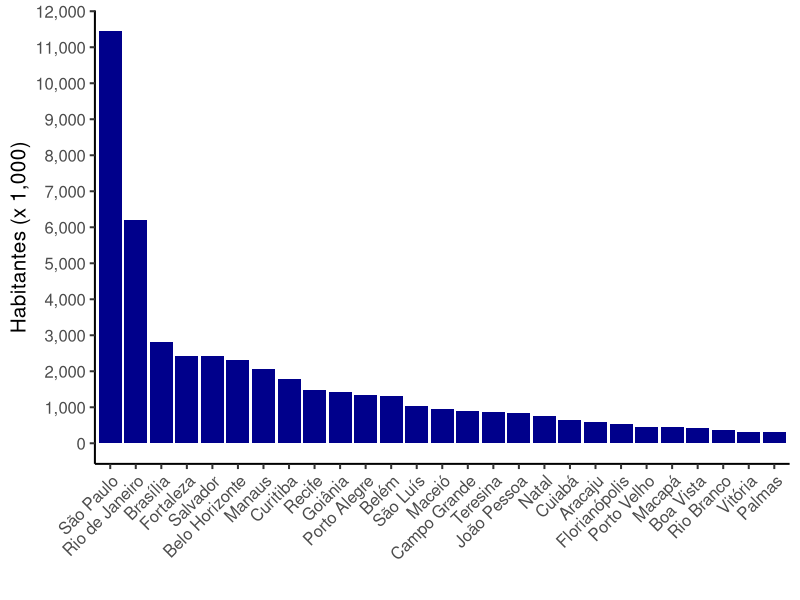
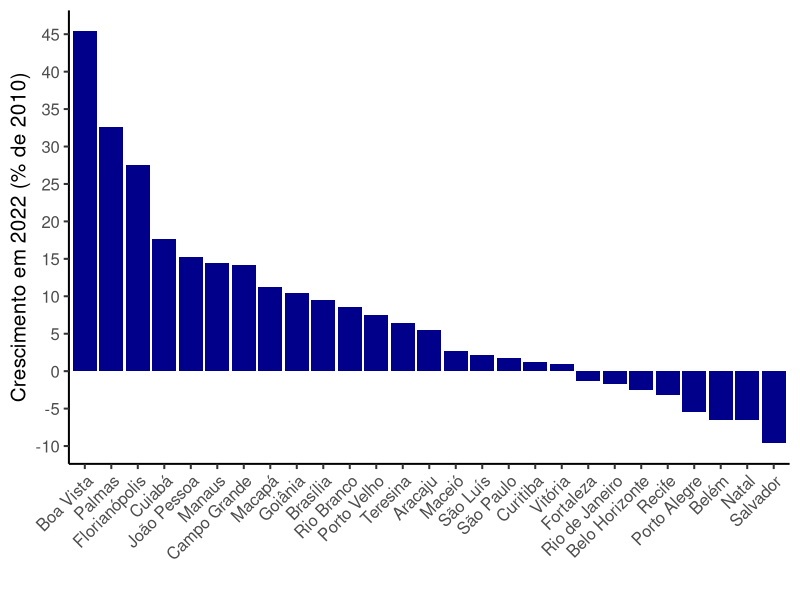
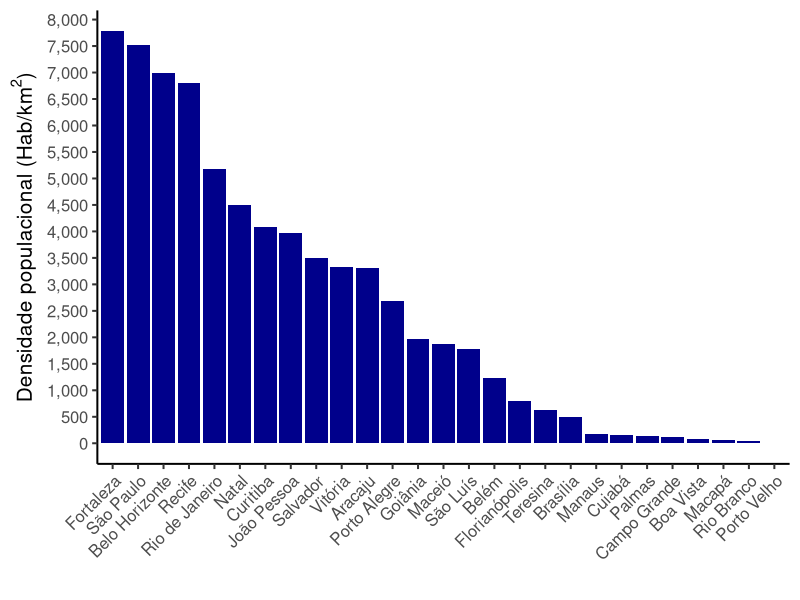

These charts were generated, in order, by the following R code:
## ---- chunk 1
knitr::opts_chunk$set(echo = TRUE, message=FALSE,
                      fig.align = 'center', fig.width = 10, fig.height = 5)
## ---- chunk 2
library(tidyverse)
## ---- chunk 3
munibge <- read_csv('dados/municipios_ibge2022.csv', col_types = cols(uf_cod = 'c'))
munibge
## ---- chunk 4
dim(munibge) # Dimensões da tabela
glimpse(munibge) # Descrição dos atributos (colunas)
## ---- chunk 5
munibge %>% 
  distinct(uf) %>% 
  count()
## ---- chunk 6
munibge %>% 
  distinct(municipio) %>% 
  count() 
## ---- chunk 7
munibge %>% 
  select(municipio_cod) %>% 
  count()
## ---- chunk 8
munibge %>% 
  count(municipio) %>% 
  arrange(desc(n))
## ---- chunk 9
acre <- munibge %>% 
  filter(uf == 'AC')
## ---- chunk 10
acre %>% arrange(populacao_2022)
acre %>% arrange(desc(populacao_2022))
## ---- chunk 11
acre %>% 
  summarise(populacao_total = sum(populacao_2022))
## ---- chunk 12
acre %>% 
  summarise(populacao_total = sum(populacao_2022),
            populacao_media = mean(populacao_2022))
## ---- chunk 13
acre %>% 
  summarise(across(c(area_km2, populacao_2010, populacao_2022, domicilios_2022), ~sum(.)))
## ---- chunk 14
acre %>% 
  summarise(across(where(is.numeric), ~sum(.)))
## ---- chunk 15
acre %>% 
  summarise(across(starts_with('populacao'), ~sum(.)))
## ---- chunk 16
estados <- munibge %>% 
  group_by(uf) %>% 
  summarise(across(where(is.numeric), ~sum(.)))
## ---- chunk 17
capitais <- munibge %>% 
  filter(capital == 'sim')
## ---- chunk 18
capitais <- capitais %>% 
  mutate(crescimento = populacao_2022-populacao_2010) %>% 
  mutate(cresc_percentual = round((populacao_2022/populacao_2010 - 1) * 100, 2)) %>% 
  mutate(densidade_2022 = round(populacao_2022/area_km2,2)) %>% 
  arrange(desc(densidade_2022))
## ---- chunk 19
ggplot(capitais, aes(y = populacao_2022/1000, x = reorder(municipio, -populacao_2022))) +
  geom_col(fill = 'darkblue') +
  labs(y = "Habitantes (x 1,000)", x = '') +
  scale_y_continuous(breaks = seq(0, 12000, by = 1000),
                     labels = scales::comma) +
  theme_classic(base_size = 15) +
  theme(axis.text.x = element_text(angle = 45, hjust = 1))
## ---- chunk 20
ggplot(capitais, aes(y = cresc_percentual, x = reorder(municipio, -cresc_percentual))) +
  geom_col(fill = 'darkblue') +
  labs(y = "Crescimento em 2022 (% de 2010)", x = '') +
  scale_y_continuous(breaks = seq(-10, 50, by = 5),
                     labels = scales::comma) +
  theme_classic(base_size = 15) +
  theme(axis.text.x = element_text(angle = 45, hjust = 1))
## ---- chunk 21
ggplot(capitais, aes(y = densidade_2022, x = reorder(municipio, -densidade_2022))) +
  geom_col(fill = 'darkblue') +
  labs(y = expression("Densidade populacional (Hab/km"^"2"*")"), x = '') +
  scale_y_continuous(breaks = seq(0, 10000, by = 500),
                     labels = scales::comma) +
  theme_classic(base_size = 15) +
  theme(axis.text.x = element_text(angle = 45, hjust = 1))
